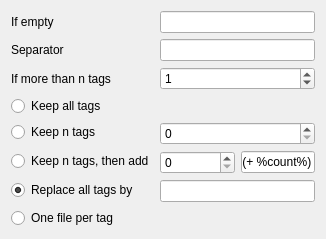
      <widget class="QWidget" name="pageSaveCharacters">
       <layout class="QFormLayout" name="formLayout_6">
        <item row="0" column="0">
         <widget class="QLabel" name="label_22">
          <property name="text">
           <string>If empty</string>
          </property>
         </widget>
        </item>
        <item row="0" column="1">
         <widget class="QLineEdit" name="lineCharactersIfNone">
          <property name="text">
           <string/>
          </property>
         </widget>
        </item>
        <item row="1" column="0">
         <widget class="QLabel" name="label_23">
          <property name="text">
           <string>Separator</string>
          </property>
         </widget>
        </item>
        <item row="1" column="1">
         <widget class="QLineEdit" name="lineCharactersSeparator">
          <property name="text">
           <string/>
          </property>
         </widget>
        </item>
        <item row="2" column="0">
         <widget class="QLabel" name="label_69">
          <property name="text">
           <string>If more than n tags</string>
          </property>
         </widget>
        </item>
        <item row="2" column="1">
         <widget class="QSpinBox" name="spinCharactersMoreThanN">
          <property name="maximum">
           <number>100</number>
          </property>
          <property name="value">
           <number>1</number>
          </property>
         </widget>
        </item>
        <item row="4" column="0">
         <widget class="QRadioButton" name="radioCharactersKeepN">
          <property name="text">
           <string>Keep n tags</string>
          </property>
         </widget>
        </item>
        <item row="4" column="1">
         <widget class="QSpinBox" name="spinCharactersKeepN"/>
        </item>
        <item row="5" column="0">
         <widget class="QRadioButton" name="radioCharactersKeepNThenAdd">
          <property name="text">
           <string>Keep n tags, then add</string>
          </property>
         </widget>
        </item>
        <item row="5" column="1">
         <layout class="QHBoxLayout" name="horizontalLayout_20" stretch="1,1">
          <item>
           <widget class="QSpinBox" name="spinCharactersKeepNThenAdd"/>
          </item>
          <item>
           <widget class="QLineEdit" name="lineCharactersKeepNThenAdd">
            <property name="text">
             <string notr="true"> (+ %count%)</string>
            </property>
           </widget>
          </item>
         </layout>
        </item>
        <item row="6" column="0">
         <widget class="QRadioButton" name="radioCharactersReplaceAll">
          <property name="text">
           <string>Replace all tags by</string>
          </property>
          <property name="checked">
           <bool>true</bool>
          </property>
         </widget>
        </item>
        <item row="6" column="1">
         <widget class="QLineEdit" name="lineCharactersReplaceAll">
          <property name="text">
           <string/>
          </property>
         </widget>
        </item>
        <item row="7" column="0">
         <widget class="QRadioButton" name="radioCharactersMultiple">
          <property name="text">
           <string>One file per tag</string>
          </property>
         </widget>
        </item>
        <item row="3" column="0">
         <widget class="QRadioButton" name="radioCharactersKeepAll">
          <property name="text">
           <string>Keep all tags</string>
          </property>
         </widget>
        </item>
       </layout>
      </widget>
